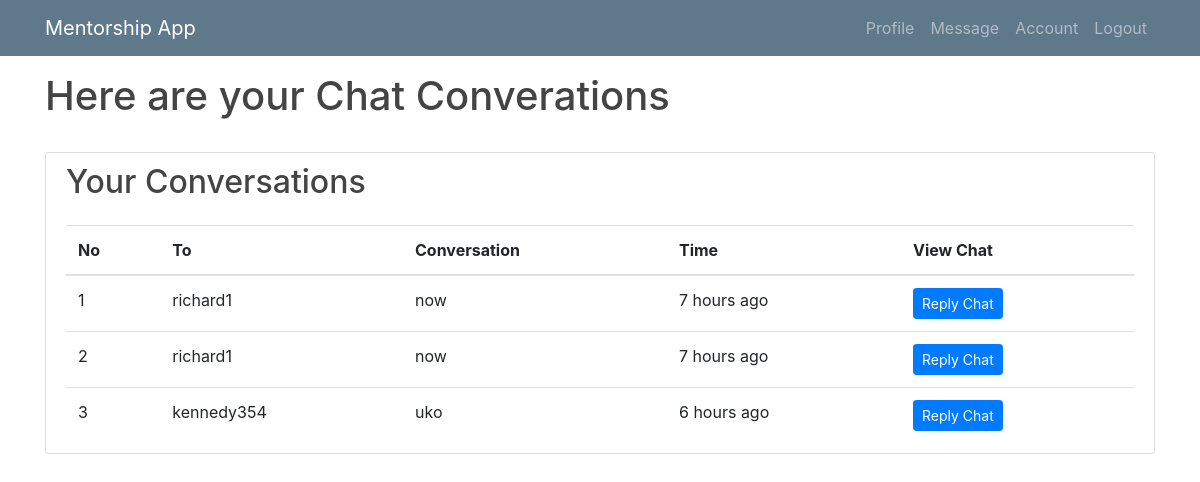
Page /conversation1/ (signed in) on the earlier database version.
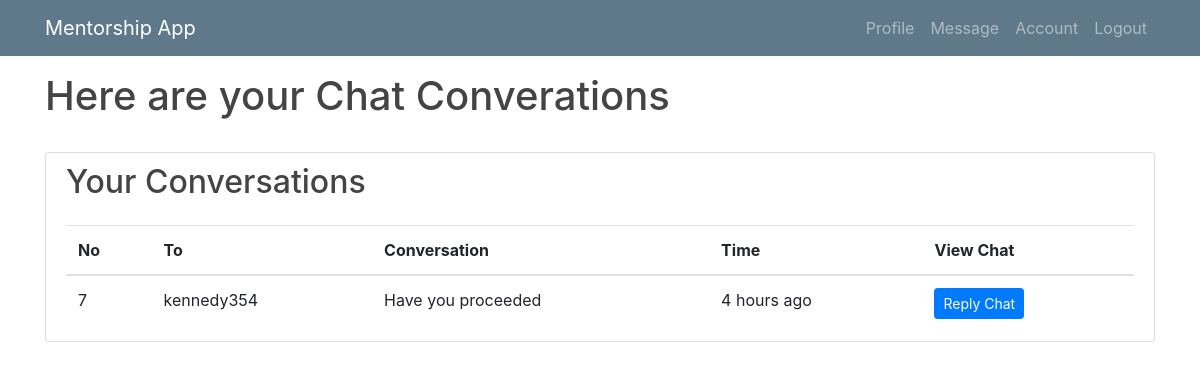
Same page on the later database version.
### mentee/models.py (models this page shows, shortened)
class Conversation(models.Model):
    sender = models.ForeignKey(User, related_name="sender1", on_delete=models.CASCADE, null=True)
    receipient = models.ForeignKey(User, related_name="receipient1", on_delete=models.CASCADE)
    conversation = models.TextField(max_length=100)
    sent_at = models.DateTimeField(null=True, blank=True)

class User(AbstractUser):
    is_mentee = models.BooleanField(default=False)
    is_mentor = models.BooleanField(default=False)

### mentee/views/mentor.py (the view)
# urls.py: path('conversation1/', mentor.ConversationListView.as_view(), name='conv1'),
class ConversationListView(LoginRequiredMixin, UserPassesTestMixin, ListView):
    model = Conversation
    template_name = 'mentor/list-converations.html'
    context_object_name = 'conversation'
    def test_func(self):
        return self.request.user.is_mentor
    def get_queryset(self):
        return self.model.objects.filter(sender=self.request.user)

### mentee/templates/mentor/list-converations.html
{% extends 'mentor/base1.html' %}
{% load humanize %}
{% block content %}
<br><br><br>
 <h1>Here are your Chat Converations</h1><br>
  <div class="row">
        <div class="col-md-12">
 <div class="content-section">
 <h2>Your Conversations</h2>
<div class="table-responsive">
<table class="table mb-0">
    <thead>
      <tr>
          <th>No</th>
          <th>To</th>
          <th>Conversation</th>
          <th>Time</th>
          <th>View Chat</th>
      </tr>
    </thead>
    <tbody>
    {% if conversation %}
  <ol>
 {% for conv in conversation %}
    <tr>
         <td>{{ conv.id }}</td>
        <td>{{ conv.receipient }}</td>
          <td>{{ conv.conversation }}</td>
        <td>{{ conv.sent_at|naturaltime }}</td>
        <td> <a class="btn btn-primary btn-sm" href="{% url 'reply1' pk=conv.pk %}">Reply Chat</a></td>
    </tr>
{% endfor %}
       </ol>
{% else %}
<p>There Are no Chats Available</p>
{% endif %}
 </tbody>
  </table>
</div>
 </div>
        </div>
</div>
{% endblock %}

### mentee/templates/mentor/base1.html (shortened to what this page needs)
{% load static %}
<!DOCTYPE html>
<html lang="en" xmlns="http://www.w3.org/1999/html">
  <head>
    <link rel="stylesheet" type="text/css" href="{% static 'mentee/main.css' %}">
      <link rel="stylesheet" type="text/css" href="{% static 'css/bootstrap.css' %}">
      <link rel="stylesheet" type="text/css" href="{% static 'css/bootstrap-grid.css' %}">
      <link rel="stylesheet" type="text/css" href="{% static 'css/bootstrap-reboot.css' %}">
  </head>
  <body>
  <header class="site-header">
      <nav class="navbar navbar-expand-md navbar-dark bg-steel fixed-top">
        <div class="container">
          <a class="navbar-brand mr-4" href="">Mentorship App</a>
          <div class="collapse navbar-collapse" id="navbarToggle">
            <div class="navbar-nav">
             {% if user.is_authenticated %}
                <a class="nav-item nav-link" href="{% url 'profile1' %}">Profile</a>
                <a class="nav-item nav-link" href="{% url 'module-message1' %}">Message</a>
                <a class="nav-item nav-link" href="{% url 'account1' %}">Account</a>
                <a class="nav-item nav-link" href="{% url 'logout1' %}">Logout</a>
              {% else %}
                <a class="nav-item nav-link" href="{% url 'home' %}">Home</a>
                <a class="nav-item nav-link" href="{% url 'login1' %}">Login</a>
                <a class="nav-item nav-link" href="{% url 'register1' %}">Register</a>
              {% endif %}
            </div>
          </div>
        </div>
      </nav>
    </header>
<div class="container">
  {% block content %}{% endblock %}
</div>
  </body>
</html>

### mentee/static/mentee/main.css (style rules this page uses)
body { background: #fafafa; color: #333333; margin-top: 5rem; }
h1, h2, h3, h4, h5, h6 { color: #444444; }
.bg-steel { background-color: #5f788a; }
.site-header .navbar-nav .nav-link { color: #cbd5db; }
.content-section { background: #ffffff; padding: 10px 20px; border: 1px solid #dddddd; border-radius: 3px; margin-bottom: 20px; }

Differences in the rows shown:
removed Conversation: id "1", receipient "richard1", conversation "now", sent_at "7 hours ago"
removed Conversation: id "2", receipient "richard1", conversation "now", sent_at "7 hours ago"
removed Conversation: id "3", receipient "kennedy354", conversation "uko", sent_at "6 hours ago"
added Conversation: id "7", receipient "kennedy354", conversation "Have you proceeded", sent_at "4 hours ago"
